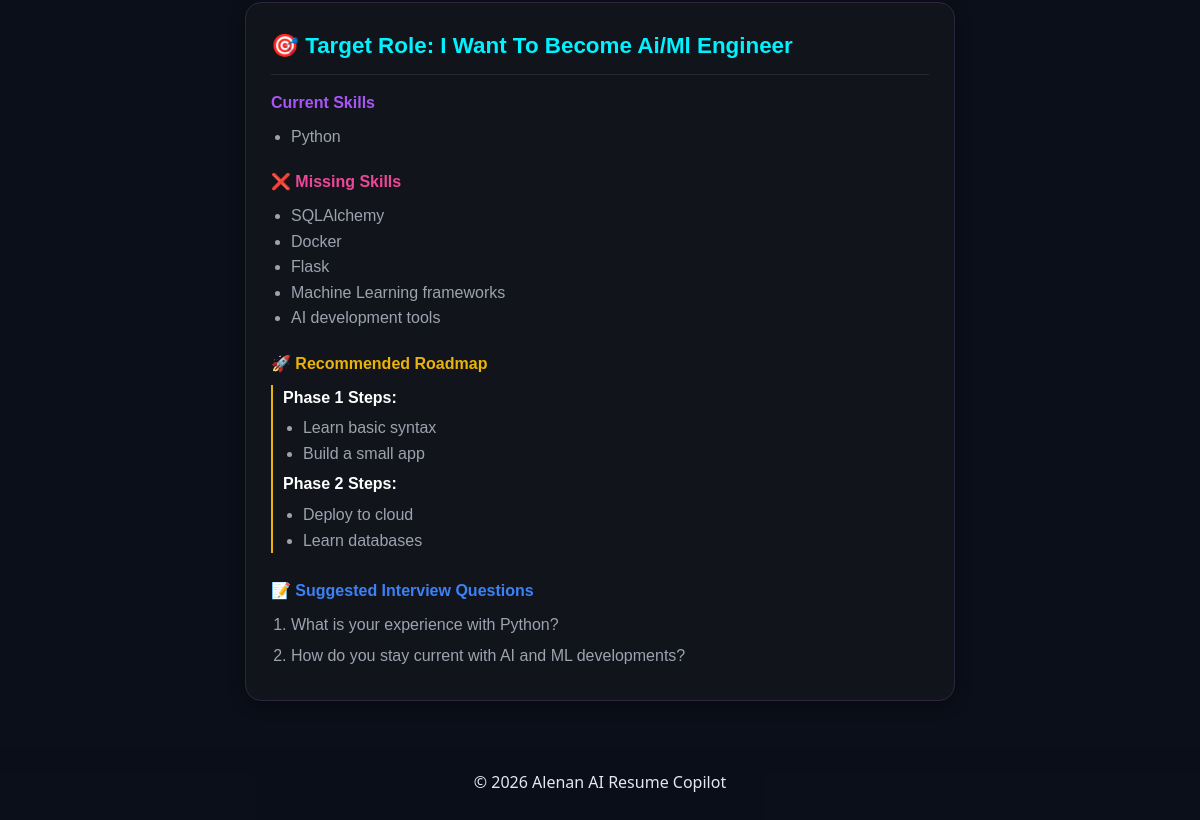
/history (signed in, lower part), run on an earlier commit of the app's database.
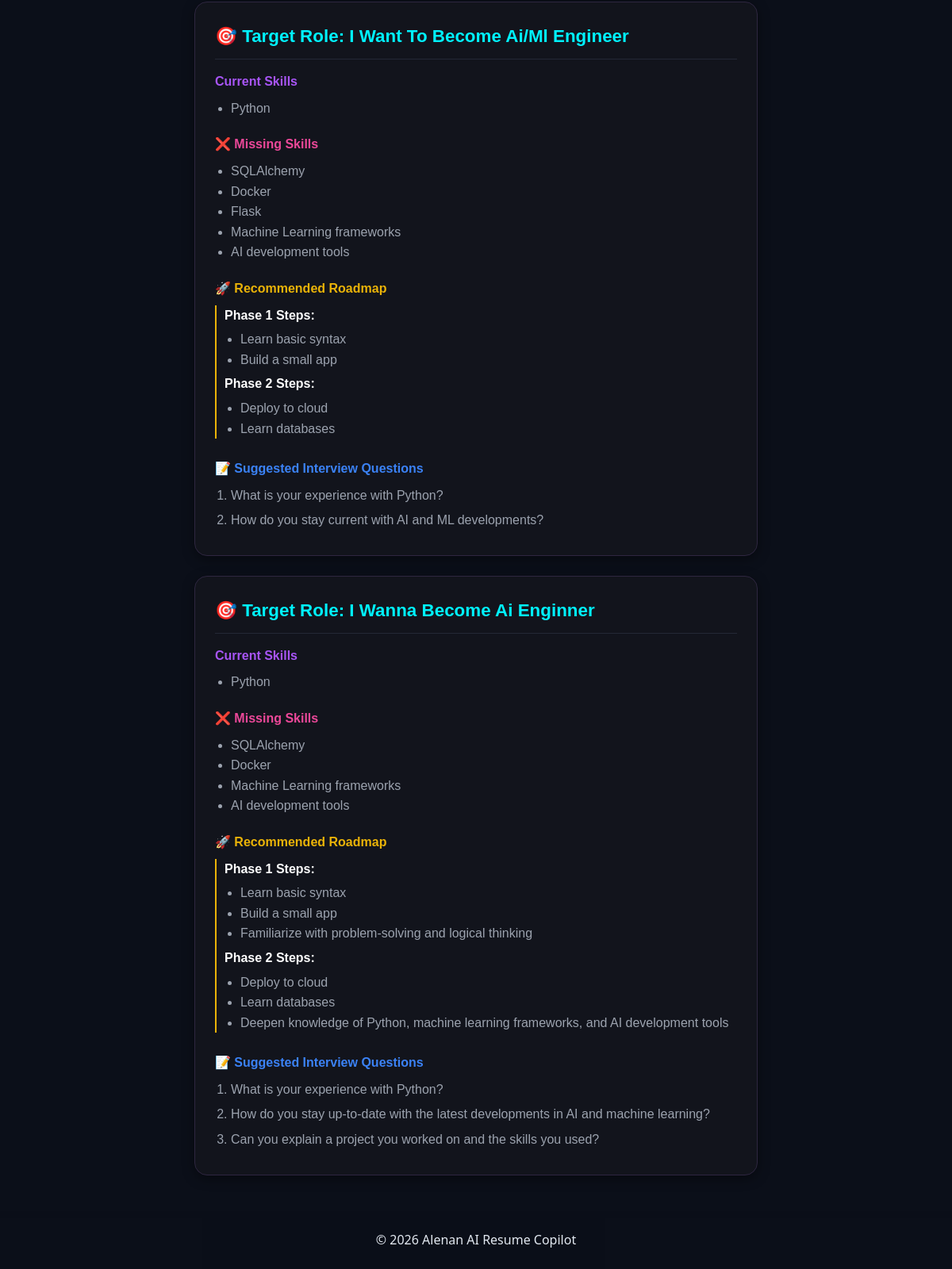
And on a later commit of the database.
### app/models.py (models this page shows)
class Report(Base):
    __tablename__ = "reports"
    id = Column(Integer, primary_key=True)
    user_id = Column(Integer, ForeignKey("users.id"))
    resume = Column(Text, nullable=False)
    role = Column(String(100), nullable=False)
    result = Column(Text, nullable=False)

### app/app.py (the view)
@app.route("/history")
def history():
    if "user" not in session:
        return redirect("/login")
    db = sessionLocal()
    user = db.query(User).filter_by(email=session["user"]).first()
    raw_reports = db.query(Report).filter_by(user_id=user.id).all()
    db.close()
    reports_data = []
    for report in raw_reports:
        try:
            parsed_result = json.loads(report.result)
        except Exception:
            parsed_result = {"skills": [], "missing_skills": [], "roadmap": {}, "interview_questions": []}
        reports_data.append({
            "role": report.role,
            "data": parsed_result
        })
    return render_template('history.html', reports=reports_data)

### app/templates/history.html (shortened to what this page needs)
{% extends "base.html" %}
{% block content %}
<div class="history-container" style="padding: 20px; max-width: 850px; margin: 0 auto; font-family: 'Poppins', sans-serif;">
    {% for report in reports %}
        <div style="border: 1px solid #2e2640; padding: 25px; margin-bottom: 25px; background: #12141c; border-radius: 16px; box-shadow: 0 4px 15px rgba(0,0,0,0.4);">
            <h3 style="color: #00f2fe; margin-top: 0; font-size: 1.4rem; text-transform: capitalize; border-bottom: 1px solid #242836; padding-bottom: 10px;">
                🎯 Target Role: {{ report.role }}
            </h3>
            <div style="display: flex; flex-direction: column; gap: 20px; margin-top: 15px;">
                <div>
                    <h4 style="color: #a855f7; margin: 0 0 8px 0;"> Current Skills</h4>
                    <ul style="margin: 0; padding-left: 20px; color: #9ca3af; line-height: 1.6;">
                        {% for skill in report.data.get('skills', []) %}
                            <li>{{ skill }}</li>
                        {% else %}
                            <li>No skills detected.</li>
                        {% endfor %}
                    </ul>
                </div>
                <div>
                    <h4 style="color: #ec4899; margin: 0 0 8px 0;">❌ Missing Skills</h4>
                    <ul style="margin: 0; padding-left: 20px; color: #9ca3af; line-height: 1.6;">
                        {% for m_skill in report.data.get('missing_skills', []) %}
                            <li>{{ m_skill }}</li>
                        {% else %}
                            <li>No missing skills identified!</li>
                        {% endfor %}
                    </ul>
                </div>
                <div>
                    <h4 style="color: #eab308; margin: 0 0 8px 0;">🚀 Recommended Roadmap</h4>
                    <div style="padding-left: 10px; border-left: 2px solid #eab308; margin-top: 5px;">
                        {% if report.data.get('roadmap') is mapping %}
                            {% for phase, steps in report.data.get('roadmap', {}).items() %}
                                <strong style="color: #ffffff; text-transform: capitalize; display: block; margin-top: 5px;">{{ phase }}:</strong>
                                <ul style="margin: 5px 0; padding-left: 20px; color: #9ca3af;">
                                    {% for step in steps %}
                                        <li>{{ step }}</li>
                                    {% endfor %}
                                </ul>
                            {% endfor %}
                        {% else %}
                            <p style="color: #6b7280; margin: 0;">Roadmap step-by-step detail unavailable.</p>
                        {% endif %}
                    </div>
                </div>
                <div>
                    <h4 style="color: #3b82f6; margin: 0 0 8px 0;">📝 Suggested Interview Questions</h4>
                    <ol style="margin: 0; padding-left: 20px; color: #9ca3af; line-height: 1.6;">
                        {% for q in report.data.get('interview_questions', []) %}
                            <li style="margin-bottom: 6px;">{{ q }}</li>
                        {% else %}
                            <li>No specific questions generated.</li>
                        {% endfor %}
                    </ol>
                </div>
            </div>
        </div>
    {% else %}
        <p style="color: #6b7280; text-align: center;">No history found yet. Go to Dashboard to analyze your resume!</p>
    {% endfor %}
</div>
{% endblock %}

### app/templates/base.html (shortened to what this page needs)
<!DOCTYPE html>
<html lang="en">
<head>
   <link rel="stylesheet" href="{{ url_for('static', filename='style.css') }}">
</head>
<body>
<main class="div container">
    {% block content %}
    {% endblock %}
</main>
<footer>
    &copy; 2026 Alenan AI Resume Copilot
</footer>
</body>
</html>

### app/static/style.css (style rules this page uses)
:root { --bg-main: #0B0F19; --bg-surface: #151B2C; --bg-surface-glow: #1E263E; --color-text: #E2E8F0; --color-muted: #94A3B8; --color-heading: #FFFFFF; --accent-primary: #38BDF8; --accent-primary-dark: #0284C7; --accent-secondary: #8B5CF6; --accent-emerald: #10B981; --accent-crimson: #EF4444; --accent-primary-glow: rgba(56, 189, 248, 0.15); --accent-emerald-glow: rgba(16, 185, 129, 0.12); --accent-secondary-glow: rgba(139, 92, 246, 0.12); --border-color: rgba(255, 255, 255, 0.08); --radius-lg: 16px; --radius-md: 10px; --shadow-main: 0 10px 30px -10px rgba(0, 0, 0, 0.7); --font-stack: 'Plus Jakarta Sans', system-ui, -apple-system, sans-serif; }
* { margin: 0; padding: 0; box-sizing: border-box; }
body { background-color: var(--bg-main); color: var(--color-text); font-family: var(--font-stack); line-height: 1.6; min-height: 100vh; display: flex; flex-direction: column; }
.container { width: 100%; max-width: 1200px; margin: 0 auto; padding: 0 24px; }
main { flex: 1; display: flex; flex-direction: column; padding-top: 40px; padding-bottom: 60px; }
footer { border-top: 1px solid var(--bordercolor); padding: 24px 0; text-align: center; background-color: rgba(11, 15, 25, 0.5); margin-top: auto; }

What changed in the data, as far as the page shows it:
added Report: role "I Wanna Become Ai Enginner", skill "Python", m_skill "SQLAlchemy" "Docker" "Machine Learning frameworks" "AI development tools", items "Phase 1 Steps" "Phase 2 Steps", steps "Learn basic syntax" "Build a small app" "Familiarize with problem-solving and logical thinking" "Deploy to cloud" "Learn databases" "Deepen knowledge of Python, machine learning frameworks, and AI development tools", q "What is your experience with Python?" "How do you stay up-to-date with the latest developments in AI and machine learning?" "Can you explain a project you worked on and the skills you used?"
